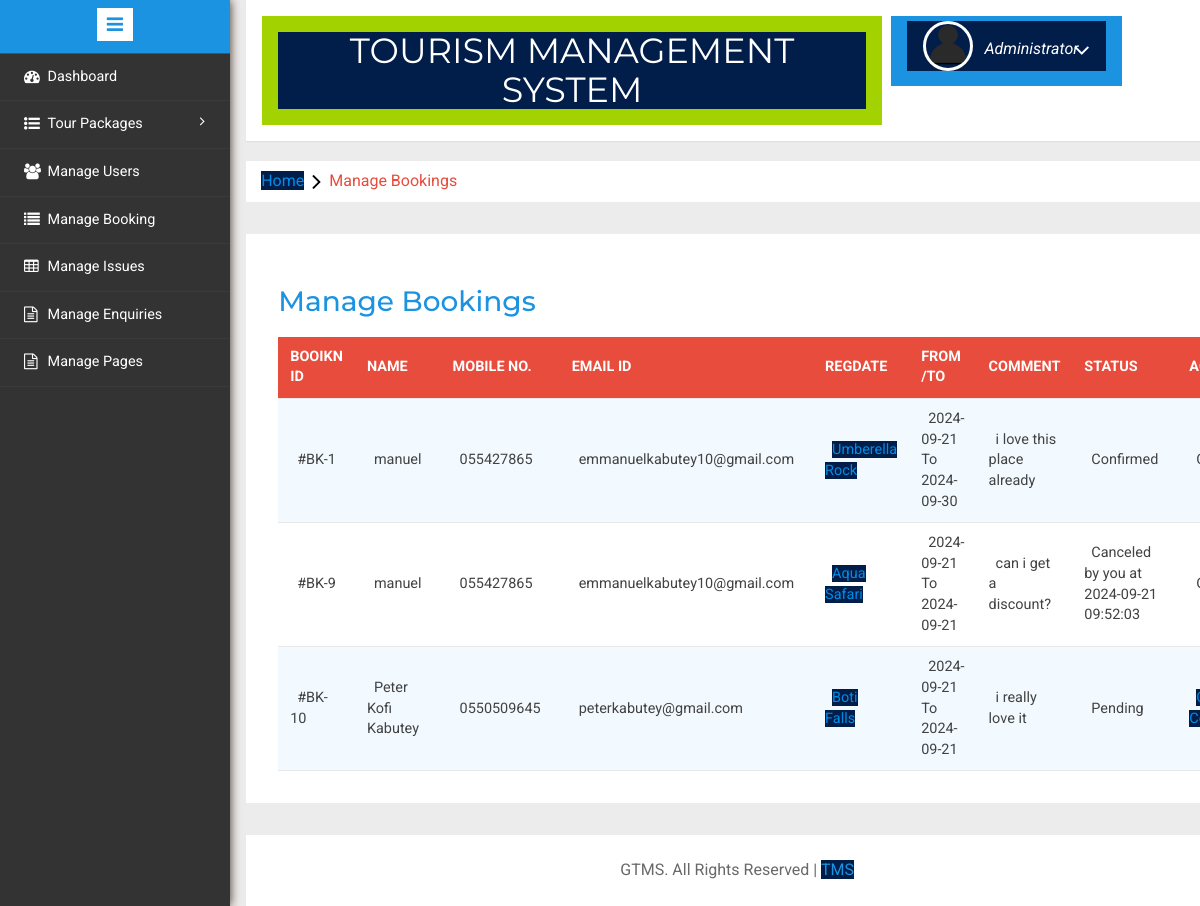
The app's page /tms/admin/manage-bookings.php (signed in) with its own data.
### tables this page shows
CREATE TABLE `tblbooking` (
  `BookingId` int(11) NOT NULL,
  `PackageId` int(11) DEFAULT NULL,
  `UserEmail` varchar(100) DEFAULT NULL,
  `FromDate` varchar(100) DEFAULT NULL,
  `ToDate` varchar(100) DEFAULT NULL,
  `Comment` mediumtext DEFAULT NULL,
  `RegDate` timestamp NULL DEFAULT current_timestamp(),
  `status` int(11) DEFAULT NULL,
  `CancelledBy` varchar(5) DEFAULT NULL,
  `UpdationDate` timestamp NULL DEFAULT NULL ON UPDATE current_timestamp()
);

CREATE TABLE `tblusers` (
  `id` int(11) NOT NULL,
  `FullName` varchar(100) DEFAULT NULL,
  `MobileNumber` char(10) DEFAULT NULL,
  `EmailId` varchar(70) DEFAULT NULL,
  `Password` varchar(100) DEFAULT NULL,
  `RegDate` timestamp NULL DEFAULT current_timestamp(),
  `UpdationDate` timestamp NULL DEFAULT NULL ON UPDATE current_timestamp()
);

CREATE TABLE `tbltourpackages` (
  `PackageId` int(11) NOT NULL,
  `PackageName` varchar(200) DEFAULT NULL,
  `PackageType` varchar(150) DEFAULT NULL,
  `PackageLocation` varchar(100) DEFAULT NULL,
  `PackagePrice` int(11) DEFAULT NULL,
  `PackageFetures` varchar(255) DEFAULT NULL,
  `PackageDetails` mediumtext DEFAULT NULL,
  `PackageImage` varchar(100) DEFAULT NULL,
  `Creationdate` timestamp NULL DEFAULT current_timestamp(),
  `UpdationDate` timestamp NULL DEFAULT NULL ON UPDATE current_timestamp()
);

### tms/admin/manage-bookings.php (the view, shortened to what this page needs)
<?php
include('includes/config.php');
if(strlen($_SESSION['alogin'])==0)
	{
header('location:index.php');
}
else{
	?>
<!DOCTYPE HTML>
<html>
<head>
<link href="css/bootstrap.min.css" rel='stylesheet' type='text/css' />
<link href="css/style.css" rel='stylesheet' type='text/css' />
<link rel="stylesheet" href="css/morris.css" type="text/css"/>
<link href="css/font-awesome.css" rel="stylesheet">
<link rel="stylesheet" type="text/css" href="css/table-style.css" />
<link rel="stylesheet" type="text/css" href="css/basictable.css" />
<link rel="stylesheet" href="css/icon-font.min.css" type='text/css' />
</head>
<body>
   <div class="page-container">
<div class="left-content">
	   <div class="mother-grid-inner">
				<?php include('includes/header.php');?>
				</div>
<ol class="breadcrumb">
                <li class="breadcrumb-item"><a href="index.html">Home</a><i class="fa fa-angle-right"></i>Manage Bookings</li>
            </ol>
<div class="agile-grids">
				<div class="agile-tables">
					<div class="w3l-table-info">
					  <h2>Manage Bookings</h2>
					    <table id="table">
						<thead>
						  <tr>
						  <th>Booikn id</th>
							<th>Name</th>
							<th>Mobile No.</th>
							<th>Email Id</th>
							<th>RegDate </th>
							<th>From /To </th>
							<th>Comment </th>
							<th>Status </th>
							<th>Action </th>
						  </tr>
						</thead>
						<tbody>
<?php $sql = "SELECT tblbooking.BookingId as bookid,tblusers.FullName as fname,tblusers.MobileNumber as mnumber,tblusers.EmailId as email,tbltourpackages.PackageName as pckname,tblbooking.PackageId as pid,tblbooking.FromDate as fdate,tblbooking.ToDate as tdate,tblbooking.Comment as comment,tblbooking.status as status,tblbooking.CancelledBy as cancelby,tblbooking.UpdationDate as upddate from  tblbooking
 left join tblusers  on  tblbooking.UserEmail=tblusers.EmailId
 left join tbltourpackages on tbltourpackages.PackageId=tblbooking.PackageId";
$query = $dbh -> prepare($sql);
$query->execute();
$results=$query->fetchAll(PDO::FETCH_OBJ);
$cnt=1;
if($query->rowCount() > 0)
{
foreach($results as $result)
{				?>
						  <tr>
							<td>#BK-<?php echo htmlentities($result->bookid);?></td>
							<td><?php echo htmlentities($result->fname);?></td>
							<td><?php echo htmlentities($result->mnumber);?></td>
							<td><?php echo htmlentities($result->email);?></td>
							<td><a href="update-package.php?pid=<?php echo htmlentities($result->pid);?>"><?php echo htmlentities($result->pckname);?></a></td>
							<td><?php echo htmlentities($result->fdate);?> To <?php echo htmlentities($result->tdate);?></td>
								<td><?php echo htmlentities($result->comment);?></td>
								<td><?php if($result->status==0)
{
echo "Pending";
}
if($result->status==1)
{
echo "Confirmed";
}
if($result->status==2 and  $result->cancelby=='a')
{
echo "Canceled by you at " .$result->upddate;
}
?></td>
<?php if($result->status==2)
{
	?><td>Cancelled</td>
<?php } elseif($result->status==1)
{
	?><td>Confirmed</td>
<?php }
else {?>
<td><a href="manage-bookings.php?bkid=<?php echo htmlentities($result->bookid);?>" onclick="return confirm('Do you really want to cancel booking')" >Cancel</a> / <a href="manage-bookings.php?bckid=<?php echo htmlentities($result->bookid);?>" onclick="return confirm('booking has been confirm')" >Confirm</a></td>
<?php }?>
						  </tr>
						 <?php $cnt=$cnt+1;} }?>
						</tbody>
					  </table>
					</div>
			</div>
<?php include('includes/footer.php');?>
</div>
</div>
						<?php include('includes/sidebarmenu.php');?>
							</div>
</body>
</html>
<?php } ?>

### tms/admin/css/table-style.css (style rules this page uses)
table { background: white; border-collapse: collapse; margin: 1.25em 0 0; width: 100%; }
table tr, table th, table td { border: none; border-bottom: 1px solid #e8e8e8; font-size: .95em; }
table th, table td { padding: 10px 12px; text-align: left; }
table th { background: #e74c3c; color: #fff; text-transform: uppercase; }
table tr td { background: #f3faff; color: #424242; }
table tr:nth-of-type(2n+2) td { background: #ffffff; }
table { width: 100%; }

### records on screen
tblbooking: BookingId "1", tblusers.FullName "manuel", tblusers.MobileNumber "055427865", tblusers.EmailId "emmanuelkabutey10@gmail.com", PackageId.PackageName "Umberella Rock", FromDate "2024-09-21", ToDate "2024-09-30", Comment "i love this place already", status "Confirmed"
tblbooking: BookingId "9", tblusers.FullName "manuel", tblusers.MobileNumber "055427865", tblusers.EmailId "emmanuelkabutey10@gmail.com", PackageId.PackageName "Aqua Safari", FromDate "2024-09-21", ToDate "2024-09-21", Comment "can i get a discount?", UpdationDate "2024-09-21 09:52:03"
tblbooking: BookingId "10", tblusers.FullName "Peter Kofi Kabutey", tblusers.MobileNumber "0550509645", tblusers.EmailId "peterkabutey@gmail.com", PackageId.PackageName "Boti Falls", FromDate "2024-09-21", ToDate "2024-09-21", Comment "i really love it", status "Pending"
